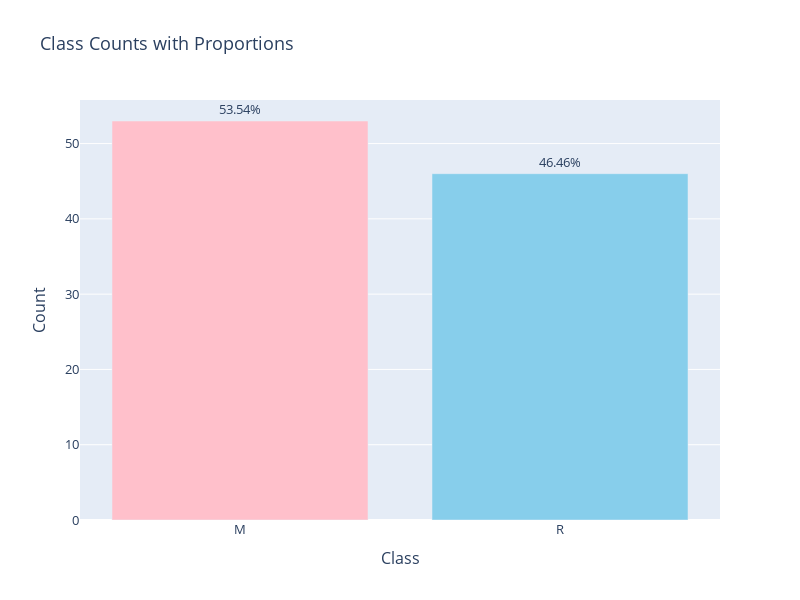

Notebook source saved alongside this figure:
### Markdown cell above
# Data Visualisation

### Code cell
import plotly.graph_objects as go
data = {'Class': ['M', 'R'], 'Count': [53, 46]}
df = pd.DataFrame(data)
df['Proportion'] = (df['Count'] / df['Count'].sum()) * 100 
fig = go.Figure()

fig.add_trace(go.Bar(
    x=df['Class'],             
    y=df['Count'],            
    marker=dict(color=['pink', 'skyblue']), 
    text=df['Proportion'].apply(lambda x: f'{x:.2f}%'),  
    textposition='outside'   
))
fig.update_layout(
    title="Class Counts with Proportions",
    xaxis=dict(title="Class", tickmode='linear'),
    yaxis=dict(title="Count"),
    font=dict(size=13),
    height=600,
    width=800
)
fig.show()

### Figure 1 — Plotly figure (JSON) as saved in the notebook; plotly's stock layout.template omitted (floating-point values rounded to 4 significant figures)
{"data": [{"marker": {"color": ["pink", "skyblue"]}, "text": ["53.54%", "46.46%"], "textposition": "outside", "type": "bar", "x": ["M", "R"], "y": [53, 46]}], "layout": {"font": {"size": 13}, "height": 600, "title": {"text": "Class Counts with Proportions"}, "width": 800, "xaxis": {"autorange": true, "range": [-0.5, 1.5], "tickmode": "linear", "title": {"text": "Class"}, "type": "category"}, "yaxis": {"autorange": true, "range": [0, 55.79], "title": {"text": "Count"}, "type": "linear"}}}
